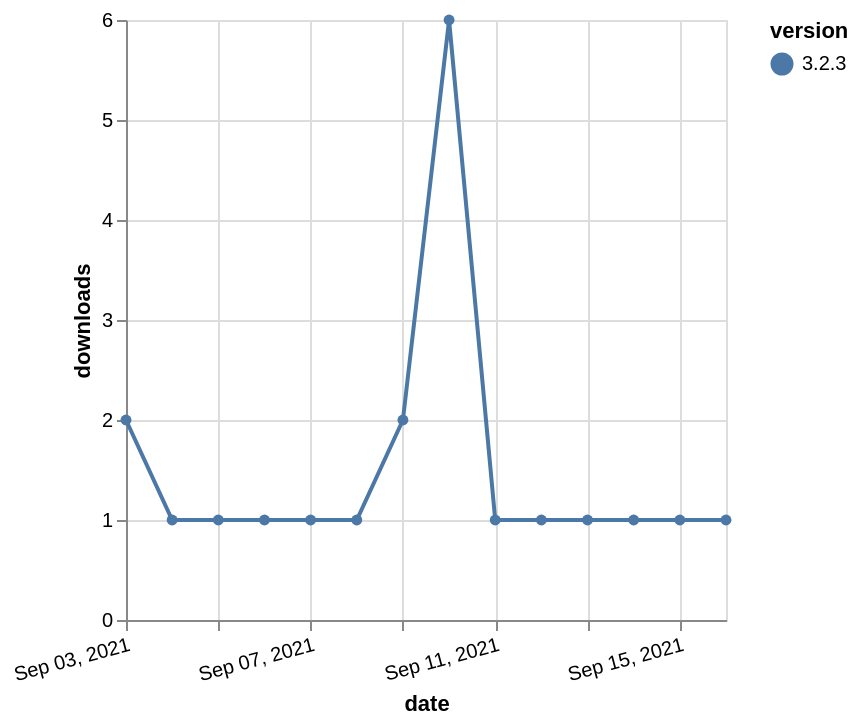

Specify this chart in Vega-Lite:
### Vega-Lite specification from a JSON file in a GitHub repository (floating-point values rounded to 4 significant figures)
{"$schema": "https://vega.github.io/schema/vega-lite/v5.json", "description": "A simple bar chart with embedded data.", "data": {"values": [{"date": "2021-09-03", "total": 540, "delta": 2, "version": "3.2.3"}, {"date": "2021-09-04", "total": 541, "delta": 1, "version": "3.2.3"}, {"date": "2021-09-05", "total": 542, "delta": 1, "version": "3.2.3"}, {"date": "2021-09-06", "total": 543, "delta": 1, "version": "3.2.3"}, {"date": "2021-09-07", "total": 544, "delta": 1, "version": "3.2.3"}, {"date": "2021-09-08", "total": 545, "delta": 1, "version": "3.2.3"}, {"date": "2021-09-09", "total": 547, "delta": 2, "version": "3.2.3"}, {"date": "2021-09-10", "total": 553, "delta": 6, "version": "3.2.3"}, {"date": "2021-09-11", "total": 554, "delta": 1, "version": "3.2.3"}, {"date": "2021-09-12", "total": 555, "delta": 1, "version": "3.2.3"}, {"date": "2021-09-13", "total": 556, "delta": 1, "version": "3.2.3"}, {"date": "2021-09-14", "total": 557, "delta": 1, "version": "3.2.3"}, {"date": "2021-09-15", "total": 558, "delta": 1, "version": "3.2.3"}, {"date": "2021-09-16", "total": 559, "delta": 1, "version": "3.2.3"}]}, "width": "container", "mark": {"type": "line", "point": {"filled": true}}, "encoding": {"x": {"field": "date", "type": "temporal", "timeUnit": "yearmonthdate", "title": "date", "axis": {"labelAngle": -15}}, "y": {"field": "delta", "type": "quantitative", "title": "downloads"}, "color": {"field": "version", "type": "nominal"}, "tooltip": {"field": "delta"}}}
